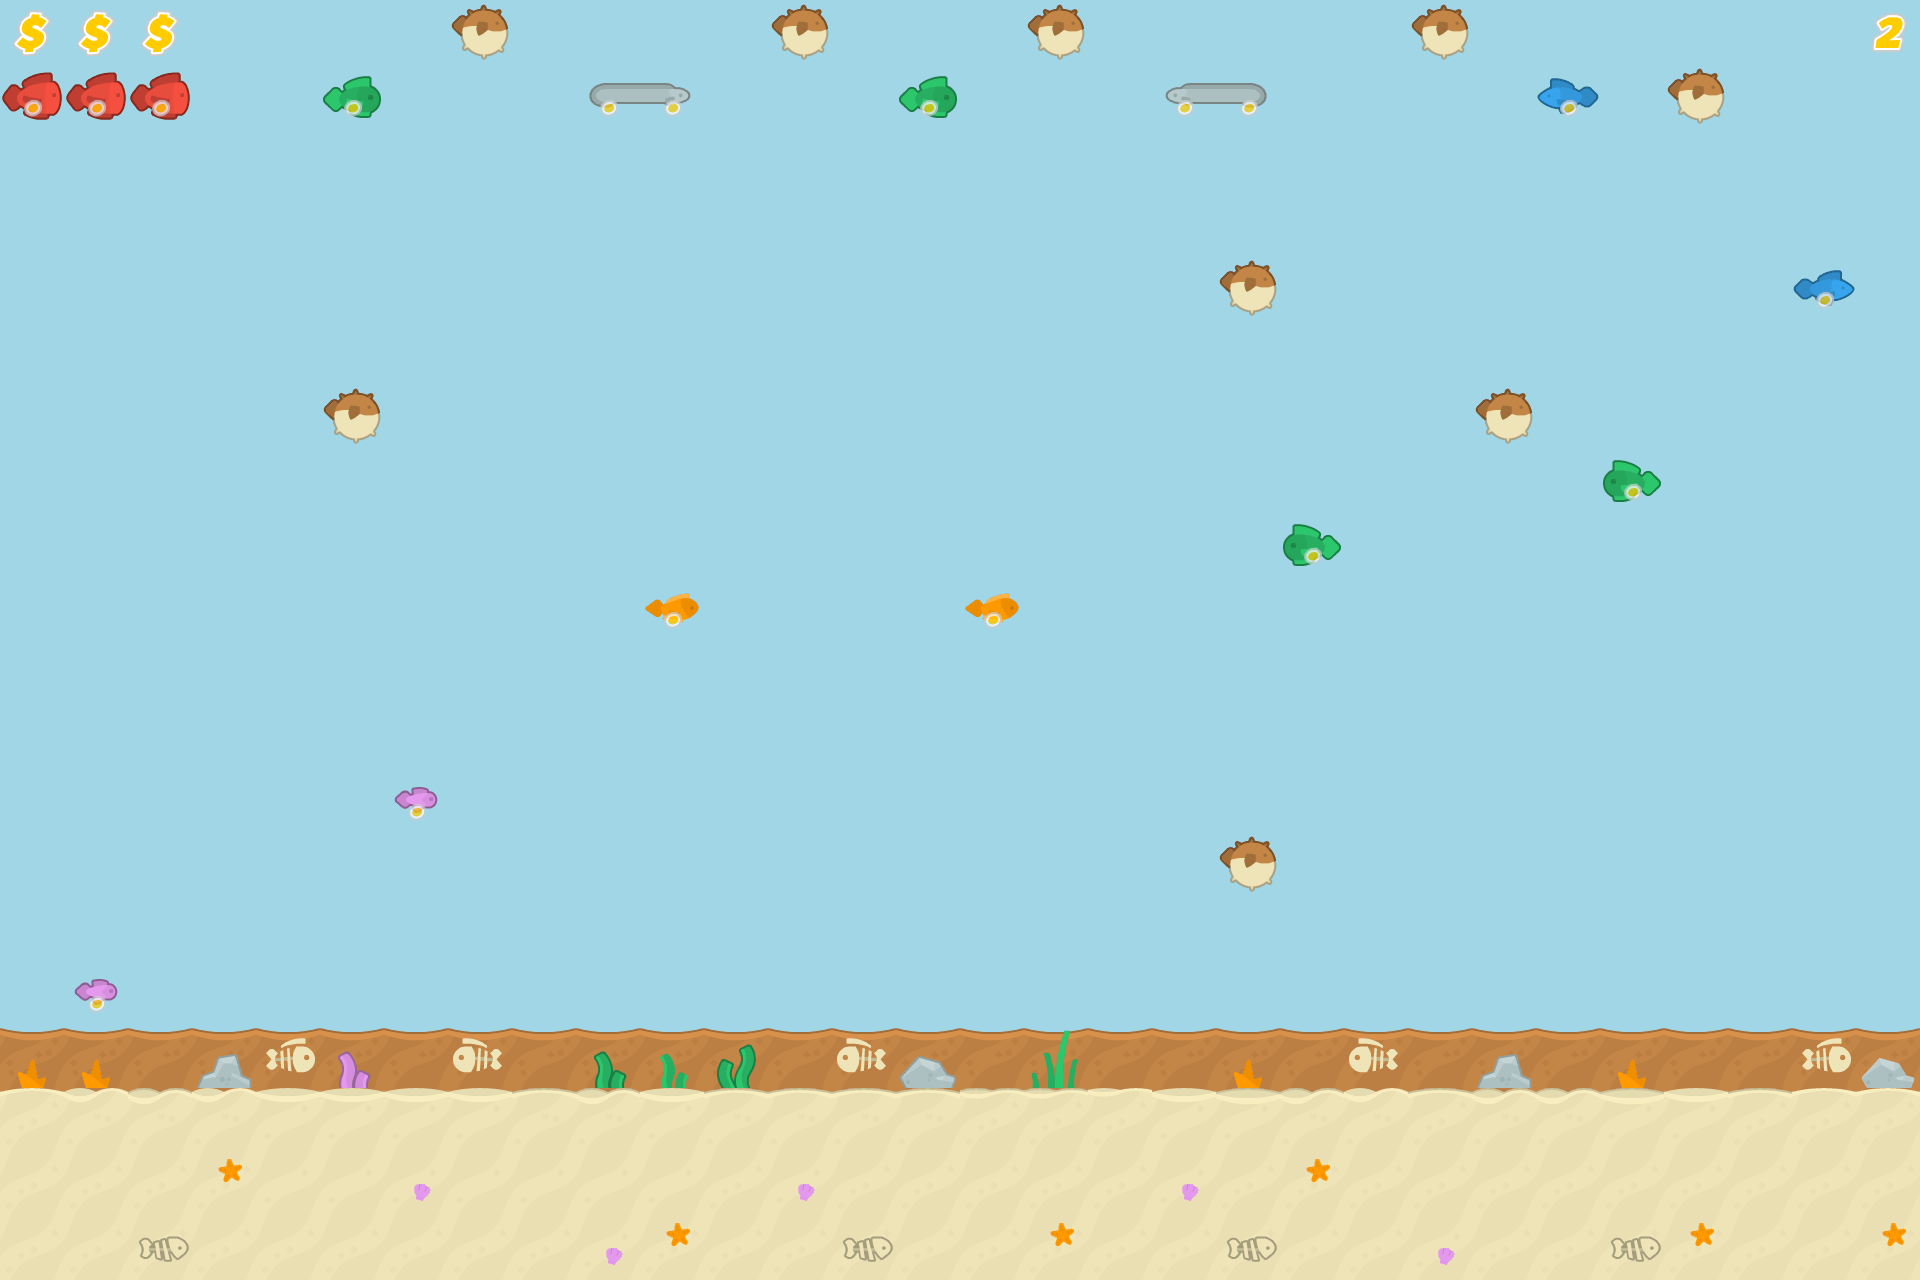

The image is a tile-based game level rendered from a .tmx file. Its description and source (layers, tilesets, objects; grid data summarised) follow:
An orthogonal 30x20 tile map with 64x64 px tiles, 7 tile layers (Further background, Background, Coins, Platforms, ...).

<map version="1.10" tiledversion="1.11.0" orientation="orthogonal" renderorder="right-down" width="30" height="20" tilewidth="64" tileheight="64" infinite="0" nextlayerid="10" nextobjectid="1">
 <tileset firstgid="1" source="kenney_fish-pack_2/PNG/Default/fish_game_tileset.tsx" />
 <layer id="6" name="Further background" width="30" height="20">
  <data>[600 cells, 600 non-empty, 1 distinct tile ids]</data>
 </layer>
 <layer id="1" name="Background" width="30" height="20">
  <data>[600 cells, 596 non-empty, 3 distinct tile ids]</data>
 </layer>
 <layer id="9" name="Coins" width="30" height="20">
  <data>[600 cells, 3 non-empty, 1 distinct tile ids]</data>
 </layer>
 <layer id="5" name="Platforms" width="30" height="20">
  <data>[600 cells, 107 non-empty, 20 distinct tile ids]</data>
 </layer>
 <layer id="3" name="Foreground" width="30" height="20">
  <data>[600 cells, 22 non-empty, 11 distinct tile ids]</data>
 </layer>
 <layer id="8" name="Hint markers" width="30" height="20" opacity="0.72">
  <data>[600 cells, 17 non-empty, 1 distinct tile ids]</data>
 </layer>
 <layer id="2" name="Obstacles" width="30" height="20">
  <data>[600 cells, 10 non-empty, 2 distinct tile ids]</data>
 </layer>
</map>
